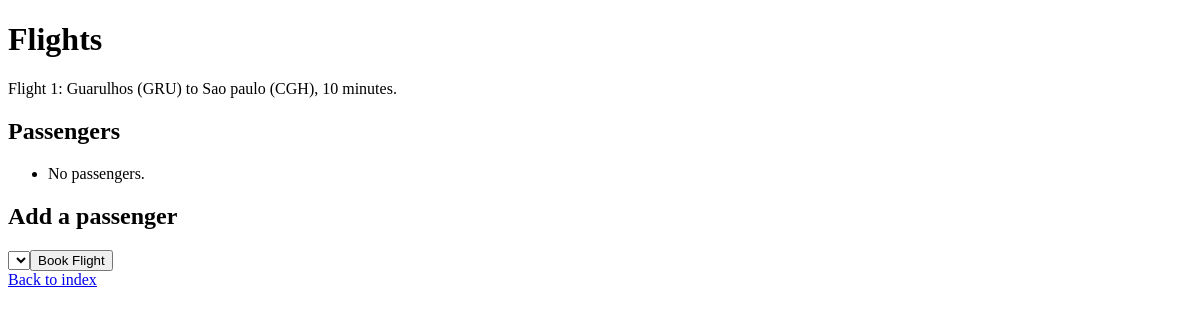
Page /flights/1 on the earlier database version.
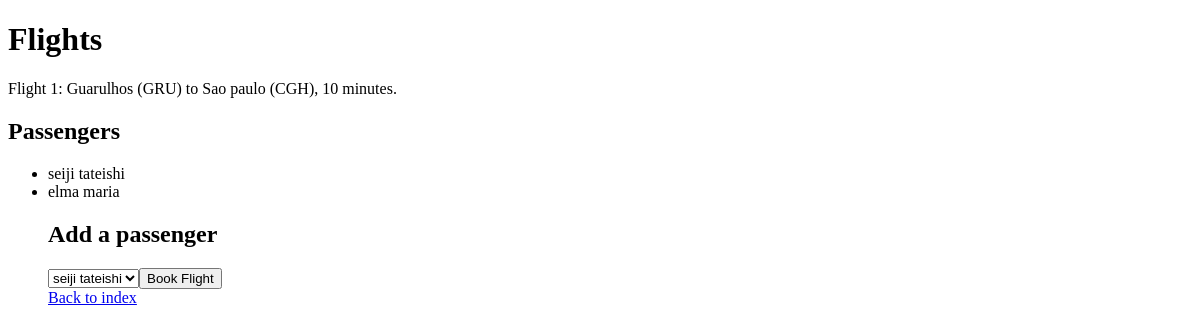
Same page on the later database version.
### flights/models.py (models this page shows, shortened)
class Flight(models.Model):
    origin = models.ForeignKey(Airport, on_delete=models.CASCADE, related_name="departures")
    destination = models.ForeignKey(Airport, on_delete=models.CASCADE, related_name="arrivals")
    duration = models.IntegerField()

class Airport(models.Model):
    code = models.CharField(max_length=3)
    city = models.CharField(max_length=64)
    def __str__(self):
        return f"{self.city} ({self.code})"

class Passenger(models.Model):
    first = models.CharField(max_length=64)
    last = models.CharField(max_length=64)
    flights = models.ManyToManyField(Flight, blank=True, related_name="passengers")
    def __str__(self):
        return f"{self.first} {self.last}"

### flights/views.py (the view)
# urls.py: path("<int:flight_id>", views.flight, name="flight"),
def flight(request, flight_id):
    flight = Flight.objects.get(pk=flight_id)
    return render(request, "flights/flight.html", {
        "flight": flight,
        "passengers": flight.passengers.all(),
        "non_passengers": Passenger.objects.exclude(flights=flight).all()
    })

### flights/templates/flights/flight.html (shortened to what this page needs)
{% extends "flights/layout.html" %}
{% block body %}
    <h1>Flights</h1>
        Flight {{ flight.id }}:
        {{ flight.origin }} to {{ flight.destination }}, {{ flight.duration }} minutes.
    <h2>Passengers</h2>
    <ul>
        {% for passenger in passengers %}
            <li>{{ passenger }}</li>
        {% empty %}
            <li>No passengers.</li>
    </ul>
        {% endfor %}
    <h2>Add a passenger</h2>
    <form action="{% url 'flights:book' flight.id %}" method="post">
        <select name="passenger">
            {% for passenger in passengers %}
                <option value="{{ passenger.id }}">{{ passenger }}</option>
            {% endfor %}
            <input type="submit" value="Book Flight">
    </form>
    <a href="{% url 'flights:index' %}">Back to index</a>
{% endblock %}

### flights/templates/flights/layout.html (shortened to what this page needs)
<!DOCTYPE html>
<html lang="en">
<head>
</head>
<body>
    {% block body %}
    {% endblock %}
</body>
</html>

Differences in the rows shown:
added Passenger: first+last "seiji tateishi"
added Passenger: first+last "elma maria"
Other differences:
form field passenger: (not shown) → "seiji tateishi"
text no longer shown: "No passengers."
